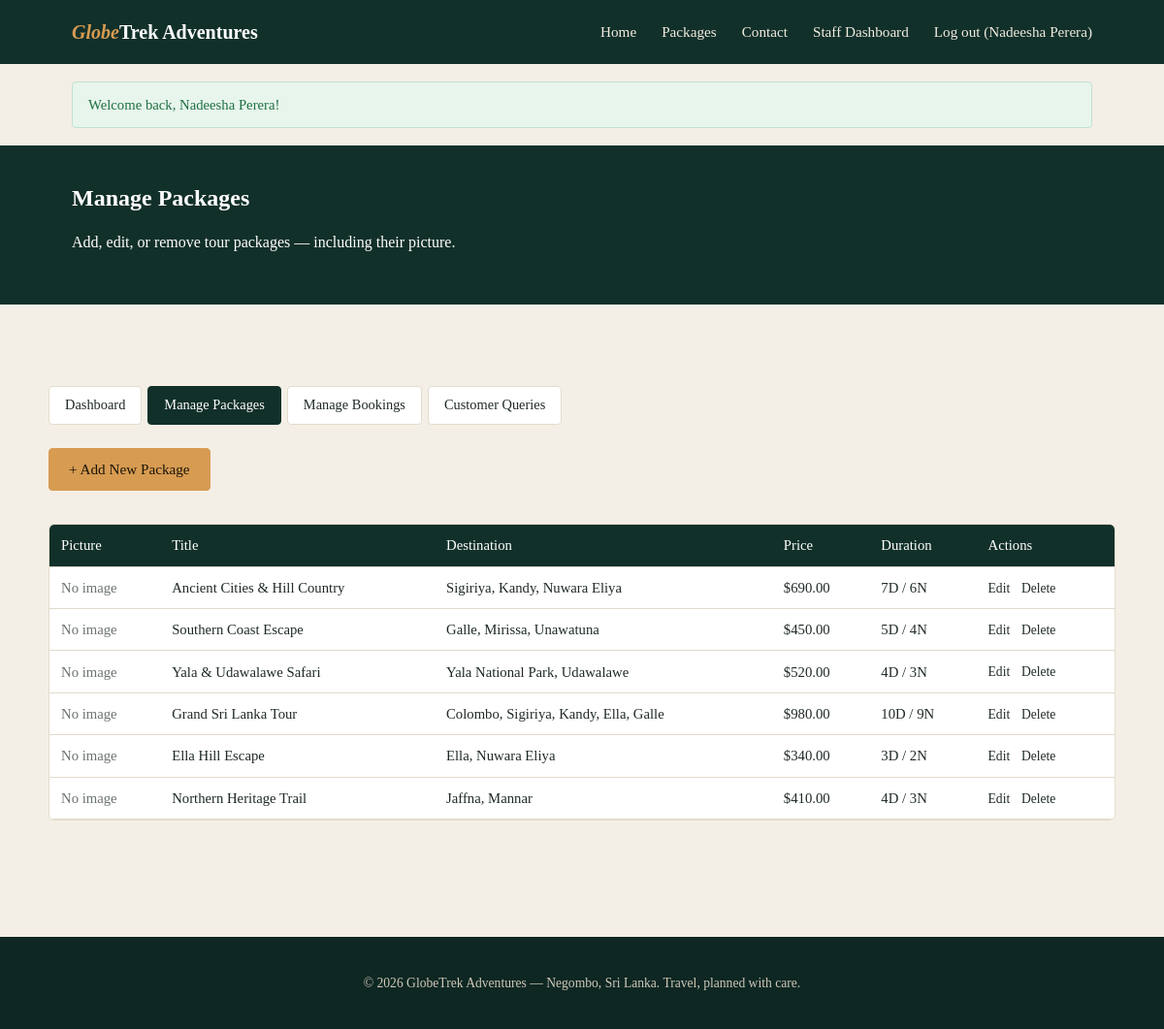
Page /staff/manage_packages.php (signed in) on the committed database.
### tables this page shows
CREATE TABLE packages (
  package_id INT AUTO_INCREMENT PRIMARY KEY,
  title VARCHAR(150) NOT NULL,
  destination VARCHAR(150) NOT NULL,
  description TEXT,
  activities TEXT,
  price DECIMAL(10,2) NOT NULL,
  duration_days INT NOT NULL,
  duration_nights INT NOT NULL,
  image LONGBLOB NULL,
  image_type VARCHAR(50) NULL,
  created_by INT NULL,
  created_at TIMESTAMP DEFAULT CURRENT_TIMESTAMP,
  FOREIGN KEY (created_by) REFERENCES users(user_id) ON DELETE SET NULL
);

### models/Package.php (called while the page is built, shortened)
<?php
class Package {
    public static function getAll($search = '') {
        $db = getDB();
        if ($search !== '') {
            $stmt = $db->prepare(
                "SELECT package_id, title, destination, description, activities,
                        price, duration_days, duration_nights, created_at
                 FROM packages
                 WHERE title LIKE ? OR destination LIKE ?
                 ORDER BY created_at DESC"
            );
            $like = "%$search%";
            $stmt->execute([$like, $like]);
        } else {
            $stmt = $db->query(
                "SELECT package_id, title, destination, description, activities,
                        price, duration_days, duration_nights, created_at
                 FROM packages ORDER BY created_at DESC"
            );
        }
        return $stmt->fetchAll(PDO::FETCH_ASSOC);
    }
    public static function hasImage($id) {
        $db = getDB();
        $stmt = $db->prepare("SELECT image_type FROM packages WHERE package_id = ?");
        $stmt->execute([$id]);
        $type = $stmt->fetchColumn();
        return !empty($type);
    }
}

### includes/functions.php (called while the page is built, shortened)
<?php
function clean($value) {
    return htmlspecialchars(trim($value ?? ''), ENT_QUOTES, 'UTF-8');
}
function money($amount) {
    return '$' . number_format((float) $amount, 2);
}

### staff/manage_packages.php (the view, shortened to what this page needs)
<?php
require_once __DIR__ . '/../includes/functions.php';
require_once __DIR__ . '/../models/Package.php';
$packages = Package::getAll();
require_once __DIR__ . '/../includes/header.php';
?>
<section class="dash-header">
  <div class="container">
    <h1>Manage Packages</h1>
    <p>Add, edit, or remove tour packages — including their picture.</p>
  </div>
</section>
<div class="container section">
  <div class="dash-tabs">
    <a href="<?php echo BASE_URL; ?>/staff/dashboard.php">Dashboard</a>
    <a href="<?php echo BASE_URL; ?>/staff/manage_packages.php" class="active">Manage Packages</a>
    <a href="<?php echo BASE_URL; ?>/staff/manage_bookings.php">Manage Bookings</a>
    <a href="<?php echo BASE_URL; ?>/staff/manage_queries.php">Customer Queries</a>
  </div>
  <a href="<?php echo BASE_URL; ?>/staff/package_form.php" class="btn btn-primary" style="margin-bottom:16px;display:inline-block;">+ Add New Package</a>
  <div class="table-wrap">
    <table>
      <thead>
        <tr><th>Picture</th><th>Title</th><th>Destination</th><th>Price</th><th>Duration</th><th>Actions</th></tr>
      </thead>
      <tbody>
        <?php foreach ($packages as $pkg): ?>
          <tr>
            <td>
              <?php if (Package::hasImage($pkg['package_id'])): ?>
                <img class="current-image" src="<?php echo BASE_URL; ?>/get_image.php?id=<?php echo $pkg['package_id']; ?>" alt="">
              <?php else: ?>
                <span class="text-muted">No image</span>
              <?php endif; ?>
            </td>
            <td><?php echo clean($pkg['title']); ?></td>
            <td><?php echo clean($pkg['destination']); ?></td>
            <td><?php echo money($pkg['price']); ?></td>
            <td><?php echo (int) $pkg['duration_days']; ?>D / <?php echo (int) $pkg['duration_nights']; ?>N</td>
            <td class="actions-cell">
              <a href="<?php echo BASE_URL; ?>/staff/package_form.php?id=<?php echo $pkg['package_id']; ?>">Edit</a>
              <a href="<?php echo BASE_URL; ?>/staff/manage_packages.php?delete=<?php echo $pkg['package_id']; ?>"
                 onclick="return confirm('Delete this package? This cannot be undone.');">Delete</a>
            </td>
          </tr>
        <?php endforeach; ?>
      </tbody>
    </table>
  </div>
</div>
<?php require_once __DIR__ . '/../includes/footer.php'; ?>

### assets/css/style.css (style rules this page uses)
:root { --dark: #12302a; --dark-2: #0e2723; --gold: #d79b52; --gold-dark: #b97f3a; --cream: #f4efe6; --text-dark: #1f2a28; --text-muted: #6b7370; --border: #e2dccd; --danger: #b3261e; --danger-bg: #fbe9e7; --success: #1f6f43; --success-bg: #e7f5ec; font-size: 16px; }
* { box-sizing: border-box; }
body { margin: 0; font-family: Georgia, 'Times New Roman', serif; color: var(--text-dark); background: var(--cream); line-height: 1.5; }
h1, h2, h3, h4 { font-family: Georgia, 'Times New Roman', serif; margin: 0 0 .5rem; }
.container { max-width: 1100px; margin: 0 auto; padding: 0 24px; }
a { color: inherit; text-decoration: none; }
.btn { display: inline-block; padding: 10px 20px; border-radius: 4px; border: 1px solid transparent; font-family: Georgia, serif; font-size: .95rem; cursor: pointer; }
.btn-primary { background: var(--gold); color: #1c1508; border-color: var(--gold); }
.section { padding: 60px 0; }
table { width: 100%; border-collapse: collapse; background: #fff; }
table th, table td { text-align: left; padding: 10px 12px; border-bottom: 1px solid var(--border); font-size: .92rem; }
table th { background: var(--dark); color: #fff; font-weight: normal; }
.table-wrap { overflow-x: auto; border: 1px solid var(--border); border-radius: 6px; margin-top: 18px; }
.dash-header { background: var(--dark); color: #fff; padding: 36px 0; }
.dash-header h1 { color: #fff; }
.dash-tabs { display: flex; gap: 6px; margin: 24px 0; flex-wrap: wrap; }
.dash-tabs a { padding: 8px 16px; border: 1px solid var(--border); border-radius: 4px; font-size: .9rem; background: #fff; }
.dash-tabs a.active { background: var(--dark); color: #fff; border-color: var(--dark); }
.text-muted { color: var(--text-muted); }
.actions-cell a, .actions-cell button { margin-right: 8px; font-size: .85rem; }

### rows in the picture
packages: title "Ancient Cities & Hill Country", destination "Sigiriya, Kandy, Nuwara Eliya", price "$690.00", duration_days "7", duration_nights "6"
packages: title "Southern Coast Escape", destination "Galle, Mirissa, Unawatuna", price "$450.00", duration_days "5", duration_nights "4"
packages: title "Yala & Udawalawe Safari", destination "Yala National Park, Udawalawe", price "$520.00", duration_days "4", duration_nights "3"
packages: title "Grand Sri Lanka Tour", destination "Colombo, Sigiriya, Kandy, Ella, Galle", price "$980.00", duration_days "10", duration_nights "9"
packages: title "Ella Hill Escape", destination "Ella, Nuwara Eliya", price "$340.00", duration_days "3", duration_nights "2"
packages: title "Northern Heritage Trail", destination "Jaffna, Mannar", price "$410.00", duration_days "4", duration_nights "3"

### other values in the picture
$_SESSION['name'] "Nadeesha Perera"
$flash['message'] "Welcome back, Nadeesha Perera!"
